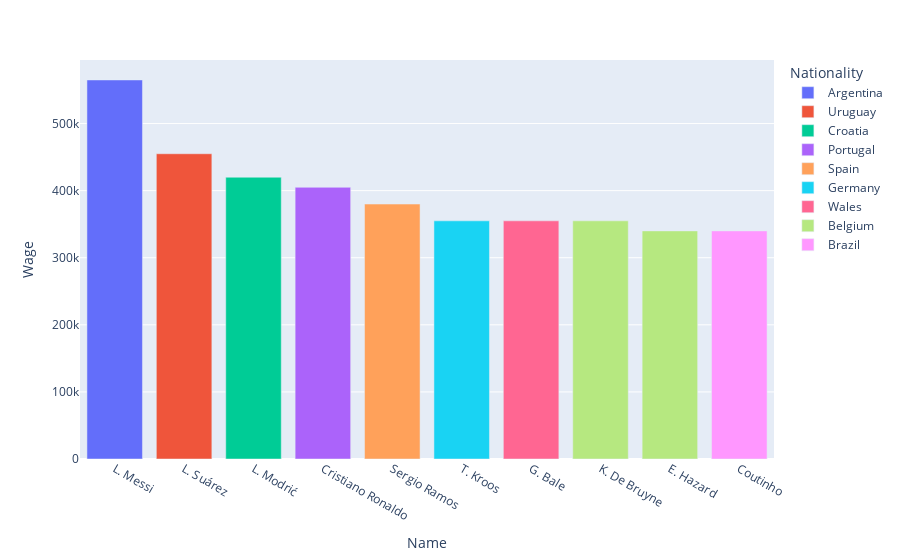

The cell this chart's notebook holds for it:
### Code cell
# USING PLOTLY TO VISUALIZE
px.bar(mep, x = "Name", y = "Wage", color = "Nationality")

### Figure 1 — Plotly figure (JSON) as saved in the notebook; plotly's stock layout.template omitted (floating-point values rounded to 4 significant figures)
{"data": [{"alignmentgroup": "True", "hovertemplate": "Nationality=Argentina<br>Name=%{x}<br>Wage=%{y}<extra></extra>", "legendgroup": "Argentina", "marker": {"color": "#636efa", "pattern": {"shape": ""}}, "name": "Argentina", "offsetgroup": "Argentina", "orientation": "v", "showlegend": true, "textposition": "auto", "type": "bar", "x": ["L. Messi"], "xaxis": "x", "y": [565000], "yaxis": "y"}, {"alignmentgroup": "True", "hovertemplate": "Nationality=Uruguay<br>Name=%{x}<br>Wage=%{y}<extra></extra>", "legendgroup": "Uruguay", "marker": {"color": "#EF553B", "pattern": {"shape": ""}}, "name": "Uruguay", "offsetgroup": "Uruguay", "orientation": "v", "showlegend": true, "textposition": "auto", "type": "bar", "x": ["L. Suárez"], "xaxis": "x", "y": [455000], "yaxis": "y"}, {"alignmentgroup": "True", "hovertemplate": "Nationality=Croatia<br>Name=%{x}<br>Wage=%{y}<extra></extra>", "legendgroup": "Croatia", "marker": {"color": "#00cc96", "pattern": {"shape": ""}}, "name": "Croatia", "offsetgroup": "Croatia", "orientation": "v", "showlegend": true, "textposition": "auto", "type": "bar", "x": ["L. Modrić"], "xaxis": "x", "y": [420000], "yaxis": "y"}, {"alignmentgroup": "True", "hovertemplate": "Nationality=Portugal<br>Name=%{x}<br>Wage=%{y}<extra></extra>", "legendgroup": "Portugal", "marker": {"color": "#ab63fa", "pattern": {"shape": ""}}, "name": "Portugal", "offsetgroup": "Portugal", "orientation": "v", "showlegend": true, "textposition": "auto", "type": "bar", "x": ["Cristiano Ronaldo"], "xaxis": "x", "y": [405000], "yaxis": "y"}, {"alignmentgroup": "True", "hovertemplate": "Nationality=Spain<br>Name=%{x}<br>Wage=%{y}<extra></extra>", "legendgroup": "Spain", "marker": {"color": "#FFA15A", "pattern": {"shape": ""}}, "name": "Spain", "offsetgroup": "Spain", "orientation": "v", "showlegend": true, "textposition": "auto", "type": "bar", "x": ["Sergio Ramos"], "xaxis": "x", "y": [380000], "yaxis": "y"}, {"alignmentgroup": "True", "hovertemplate": "Nationality=Germany<br>Name=%{x}<br>Wage=%{y}<extra></extra>", "legendgroup": "Germany", "marker": {"color": "#19d3f3", "pattern": {"shape": ""}}, "name": "Germany", "offsetgroup": "Germany", "orientation": "v", "showlegend": true, "textposition": "auto", "type": "bar", "x": ["T. Kroos"], "xaxis": "x", "y": [355000], "yaxis": "y"}, {"alignmentgroup": "True", "hovertemplate": "Nationality=Wales<br>Name=%{x}<br>Wage=%{y}<extra></extra>", "legendgroup": "Wales", "marker": {"color": "#FF6692", "pattern": {"shape": ""}}, "name": "Wales", "offsetgroup": "Wales", "orientation": "v", "showlegend": true, "textposition": "auto", "type": "bar", "x": ["G. Bale"], "xaxis": "x", "y": [355000], "yaxis": "y"}, {"alignmentgroup": "True", "hovertemplate": "Nationality=Belgium<br>Name=%{x}<br>Wage=%{y}<extra></extra>", "legendgroup": "Belgium", "marker": {"color": "#B6E880", "pattern": {"shape": ""}}, "name": "Belgium", "offsetgroup": "Belgium", "orientation": "v", "showlegend": true, "textposition": "auto", "type": "bar", "x": ["K. De Bruyne", "E. Hazard"], "xaxis": "x", "y": [355000, 340000], "yaxis": "y"}, {"alignmentgroup": "True", "hovertemplate": "Nationality=Brazil<br>Name=%{x}<br>Wage=%{y}<extra></extra>", "legendgroup": "Brazil", "marker": {"color": "#FF97FF", "pattern": {"shape": ""}}, "name": "Brazil", "offsetgroup": "Brazil", "orientation": "v", "showlegend": true, "textposition": "auto", "type": "bar", "x": ["Coutinho"], "xaxis": "x", "y": [340000], "yaxis": "y"}], "layout": {"barmode": "relative", "legend": {"title": {"text": "Nationality"}, "tracegroupgap": 0}, "margin": {"t": 60}, "xaxis": {"anchor": "y", "domain": [0, 1], "title": {"text": "Name"}}, "yaxis": {"anchor": "x", "domain": [0, 1], "title": {"text": "Wage"}}}}
